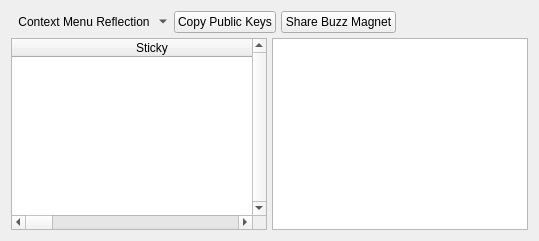
              <widget class="QWidget" name="layoutWidget1">
               <layout class="QVBoxLayout" name="verticalLayout_57">
                <property name="spacing">
                 <number>5</number>
                </property>
                <item>
                 <layout class="QHBoxLayout" name="horizontalLayout_26">
                  <property name="spacing">
                   <number>5</number>
                  </property>
                  <item>
                   <widget class="QToolButton" name="neighborsActionMenu">
                    <property name="toolTip">
                     <string>Context Menu</string>
                    </property>
                    <property name="text">
                     <string>Context Menu Reflection</string>
                    </property>
                    <property name="icon">
                     <iconset resource="../Icons/icons.qrc">
                      <normaloff>:/generic/menu.png</normaloff>:/generic/menu.png</iconset>
                    </property>
                    <property name="popupMode">
                     <enum>QToolButton::MenuButtonPopup</enum>
                    </property>
                    <property name="autoRaise">
                     <bool>true</bool>
                    </property>
                   </widget>
                  </item>
                  <item>
                   <widget class="QPushButton" name="toolButtonCopyToClipboard">
                    <property name="toolTip">
                     <string>Copy your public key pairs to the clipboard buffer.</string>
                    </property>
                    <property name="text">
                     <string>Copy Public Keys</string>
                    </property>
                   </widget>
                  </item>
                  <item>
                   <widget class="QPushButton" name="shareBuzzMagnet">
                    <property name="text">
                     <string>Share Buzz Magnet</string>
                    </property>
                   </widget>
                  </item>
                  <item>
                   <spacer name="horizontalSpacer_22">
                    <property name="orientation">
                     <enum>Qt::Horizontal</enum>
                    </property>
                    <property name="sizeHint" stdset="0">
                     <size>
                      <width>40</width>
                      <height>20</height>
                     </size>
                    </property>
                   </spacer>
                  </item>
                 </layout>
                </item>
                <item>
                 <layout class="QHBoxLayout" name="horizontalLayout_48">
                  <property name="spacing">
                   <number>5</number>
                  </property>
                  <item>
                   <widget class="QTableWidget" name="neighbors">
                    <property name="verticalScrollBarPolicy">
                     <enum>Qt::ScrollBarAlwaysOn</enum>
                    </property>
                    <property name="alternatingRowColors">
                     <bool>true</bool>
                    </property>
                    <property name="selectionMode">
                     <enum>QAbstractItemView::SingleSelection</enum>
                    </property>
                    <property name="selectionBehavior">
                     <enum>QAbstractItemView::SelectRows</enum>
                    </property>
                    <property name="horizontalScrollMode">
                     <enum>QAbstractItemView::ScrollPerPixel</enum>
                    </property>
                    <property name="sortingEnabled">
                     <bool>true</bool>
                    </property>
                    <attribute name="horizontalHeaderDefaultSectionSize">
                     <number>280</number>
                    </attribute>
                    <attribute name="horizontalHeaderShowSortIndicator" stdset="0">
                     <bool>true</bool>
                    </attribute>
                    <attribute name="horizontalHeaderStretchLastSection">
                     <bool>true</bool>
                    </attribute>
                    <column>
                     <property name="text">
                      <string>Sticky</string>
                     </property>
                    </column>
                    <column>
                     <property name="text">
                      <string>UUID</string>
                     </property>
                    </column>
                    <column>
                     <property name="text">
                      <string>Status</string>
                     </property>
                    </column>
                    <column>
                     <property name="text">
                      <string>SSL Key Size</string>
                     </property>
                    </column>
                    <column>
                     <property name="text">
                      <string>Status Control</string>
                     </property>
                    </column>
                    <column>
                     <property name="text">
                      <string>Local IP</string>
                     </property>
                    </column>
                    <column>
                     <property name="text">
                      <string>Local Port</string>
                     </property>
                    </column>
                    <column>
                     <property name="text">
                      <string>External IP</string>
                     </property>
                    </column>
                    <column>
                     <property name="text">
                      <string>External Port</string>
                     </property>
                    </column>
                    <column>
                     <property name="text">
                      <string>Country</string>
                     </property>
                    </column>
                    <column>
                     <property name="text">
                      <string>Remote IP</string>
                     </property>
                    </column>
                    <column>
                     <property name="text">
                      <string>Remote Port</string>
                     </property>
                    </column>
                    <column>
                     <property name="text">
                      <string>Scope ID</string>
                     </property>
                    </column>
                    <column>
                     <property name="text">
                      <string>Protocol</string>
                     </property>
                    </column>
                    <column>
                     <property name="text">
                      <string>Proxy Hostname</string>
                     </property>
                    </column>
                    <column>
                     <property name="text">
                      <string>Proxy Port</string>
                     </property>
                    </column>
                    <column>
                     <property name="text">
                      <string>Max. Buffer Size (Bytes)</string>
                     </property>
                    </column>
                    <column>
                     <property name="text">
                      <string>Max. Content Length (Bytes)</string>
                     </property>
                    </column>
                    <column>
                     <property name="text">
                      <string>Echo Mode</string>
                     </property>
                    </column>
                    <column>
                     <property name="text">
                      <string>Uptime (Seconds)</string>
                     </property>
                    </column>
                    <column>
                     <property name="text">
                      <string>Allow Certificate Exceptions</string>
                     </property>
                    </column>
                    <column>
                     <property name="text">
                      <string>Certificate SHA-512 Hash</string>
                     </property>
                    </column>
                    <column>
                     <property name="text">
                      <string>Bytes Read</string>
                     </property>
                    </column>
                    <column>
                     <property name="text">
                      <string>Bytes Written</string>
                     </property>
                    </column>
                    <column>
                     <property name="text">
                      <string>SSL Session Cipher</string>
                     </property>
                    </column>
                    <column>
                     <property name="text">
                      <string>Account Name</string>
                     </property>
                    </column>
                    <column>
                     <property name="text">
                      <string>Account Authenticated</string>
                     </property>
                    </column>
                    <column>
                     <property name="text">
                      <string>Transport</string>
                     </property>
                    </column>
                    <column>
                     <property name="text">
                      <string>Orientation</string>
                     </property>
                    </column>
                    <column>
                     <property name="text">
                      <string>Message of the Day</string>
                     </property>
                    </column>
                    <column>
                     <property name="text">
                      <string>Encrypted</string>
                     </property>
                    </column>
                    <column>
                     <property name="text">
                      <string>certificate</string>
                     </property>
                    </column>
                    <column>
                     <property name="text">
                      <string>Adaptive Echo Token</string>
                     </property>
                    </column>
                    <column>
                     <property name="text">
                      <string>Adaptive Echo Token Type</string>
                     </property>
                    </column>
                    <column>
                     <property name="text">
                      <string>SSL Control String</string>
                     </property>
                    </column>
                    <column>
                     <property name="text">
                      <string>Priority</string>
                     </property>
                    </column>
                    <column>
                     <property name="text">
                      <string>OID</string>
                     </property>
                    </column>
                   </widget>
                  </item>
                  <item>
                   <widget class="QTextBrowser" name="neighborSummary">
                    <property name="sizePolicy">
                     <sizepolicy hsizetype="Minimum" vsizetype="Expanding">
                      <horstretch>0</horstretch>
                      <verstretch>0</verstretch>
                     </sizepolicy>
                    </property>
                    <property name="font">
                     <font>
                      <family>Monospace</family>
                     </font>
                    </property>
                    <property name="tabChangesFocus">
                     <bool>true</bool>
                    </property>
                    <property name="openLinks">
                     <bool>false</bool>
                    </property>
                   </widget>
                  </item>
                 </layout>
                </item>
               </layout>
              </widget>
